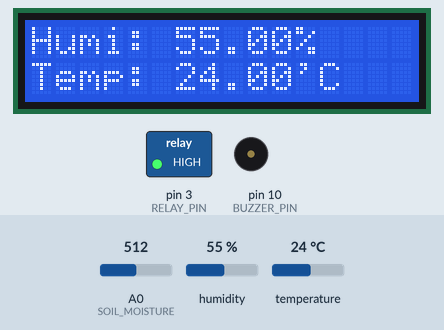
Simulated run of this sketch. Board: Arduino Uno, built with avr-gcc and run on an emulated ATmega328P. Shown: 16×2 character LCD, switched loads named in the sketch (green lamp = pin HIGH), buzzer (waves = sounding). The test bench sets the inputs (shaded band); at power-on: A0 (SOIL_MOISTURE) = 512, humidity 55 %, temperature 24 °C. Pins used as bus, display or sensor lines are not drawn; what the sketch prints to the serial monitor is not drawn.

Above: at 1.2 s.
1.3 s: A0 (SOIL_MOISTURE) set to 893
At 7.7 s:
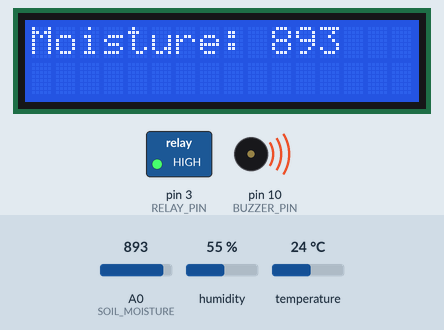
10.7 s: A0 (SOIL_MOISTURE) set to 914
At 20.5 s:
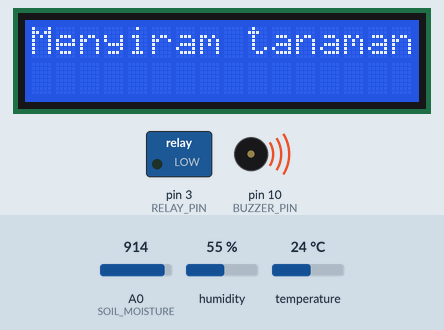
21.0 s: A0 (SOIL_MOISTURE) set to 490
At 27.5 s:
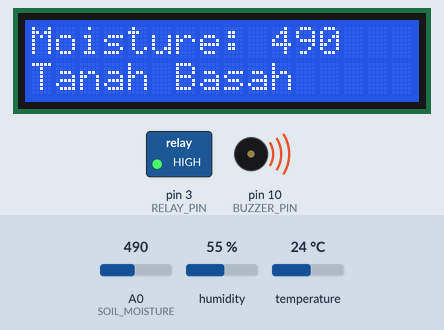
32.0 s: humidity set to 22 %
At 33.6 s:
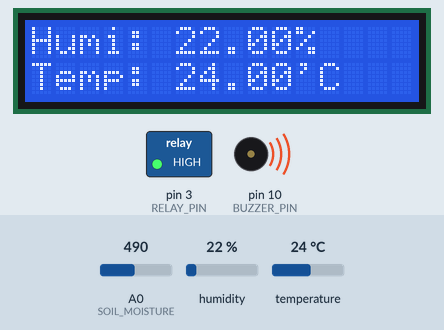
38.1 s: temperature set to 12 °C
At 42.1 s:
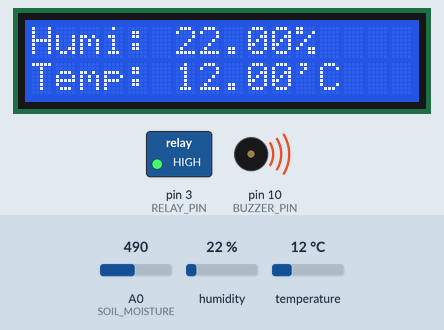
44.9 s: humidity set to 40 %
At 46.9 s:
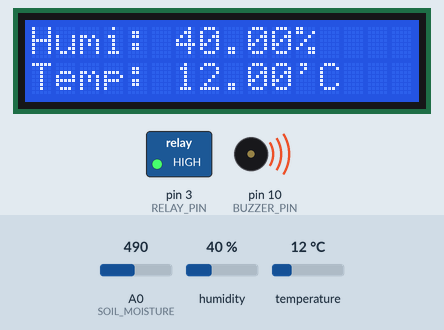
Timing chart, 0 to 48.4 s (numbered marks = the images above; inputs shaded):
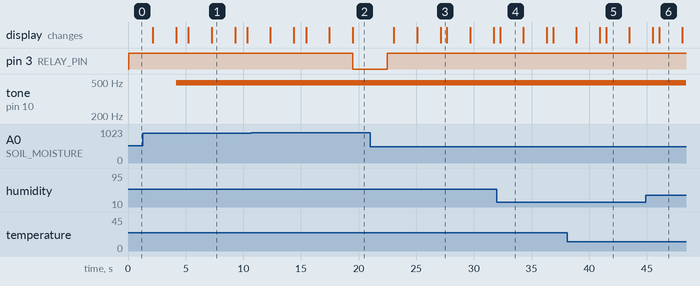

Measured:
- the behaviour switches between 899 and 900 on A0 (SOIL_MOISTURE) (found by bisection; images 1 and 2)
- after the input at 10.7 s, pin 3 (RELAY_PIN): HIGH → LOW after 8.8 s
- after the input at 21.0 s, pin 3 (RELAY_PIN): goes on until 22.5 s, then stays HIGH
- what the display in image 1 shows lasts 2.1 s, from 7.2 s to 9.3 s
- what the display in image 3 shows lasts 0.6 s, from 27.1 s to 27.7 s

The sketch:

Fix.ino
```cpp
#include <SoftwareSerial.h>
#include <DHT.h>
#include <LiquidCrystal_I2C.h>

#define DHTPIN 11         // Pin data sensor DHT11
#define DHTTYPE DHT11    // Jenis sensor DHT Anda (DHT11, DHT21, atau DHT22)

#define SOIL_MOISTURE A0          // Pin sensor kelembaban tanah
#define RELAY_PIN 3                // Pin relay
#define BUZZER_PIN 10               // Pin buzzer

SoftwareSerial BT(8, 9);    // RX, TX (pin yang berbeda dengan Serial)
const int col = 16;
const int row = 2;
LiquidCrystal_I2C lcd(0x27, col, row);

DHT dht(DHTPIN, DHTTYPE);


int soilMoisture;
float temperature;
float humidity;

void monitor();

void setup() {
  Serial.begin(9600);
  BT.begin(9600);
  pinMode(RELAY_PIN, OUTPUT);
  pinMode(BUZZER_PIN, OUTPUT);
  lcd.init();
  lcd.backlight();
  lcd.clear();
  dht.begin();
}

void loop() {
  digitalWrite(RELAY_PIN, HIGH);
  soilMoisture = analogRead(SOIL_MOISTURE);
  temperature = dht.readTemperature();
  humidity = dht.readHumidity();
  monitor();
  // if (Serial.available() > 0) {
  //   char command = Serial.read();

  //   if (command == '1') {
  //     digitalWrite(RELAY_PIN, HIGH);
  //     lcd.println("Pompa air telah dihidupkan");
  //   } else if (command == '0') {
  //     digitalWrite(RELAY_PIN, HIGH);
  //     lcd.println("Pompa air telah dimatikan");
  //   } else {
  //     lcd.println("Perintah tidak valid");
  //   }
  // }

  // Periksa apakah sensor DHT berhasil membaca suhu
  if (isnan(humidity) || isnan(temperature)) {
    Serial.println("Gagal membaca data dari sensor DHT!");
    return;
  }

  // Mengirimkan data ke Android dengan menggunakan Bluetooth
  BT.print(temperature);
  BT.print(" °C");
  BT.print(",");
  BT.print(humidity);
  BT.print(" %");
  BT.print(",");
  BT.print(soilMoisture);
  BT.print(";");


  // Periksa apakah kelembaban tanah dan suhu memenuhi ambang batas
  if (soilMoisture < 500 ) {
    digitalWrite(RELAY_PIN, HIGH);
    lcd.setCursor(0, 1);
    lcd.print("Tanah Basah");
    Serial.println("Tanah masih dalam keadaan Basah");
    digitalWrite(BUZZER_PIN, 0);
    }
  else if(soilMoisture < 900 ){
    lcd.setCursor(0, 1);
    lcd.print("Kelembapan Cukup");
    Serial.println("Kelembapan Tanah Masih Cukup");
    digitalWrite(RELAY_PIN, HIGH);
    analogWrite(BUZZER_PIN, 127);
    delay(500);
    analogWrite(BUZZER_PIN, 0);
  }
  else {
    lcd.clear();
    lcd.println("Menyiram tanaman...");
    analogWrite(BUZZER_PIN, 255);
    digitalWrite(RELAY_PIN, LOW); // Nyalakan pompa air
    delay(3000); // Biarkan pompa air menyiram selama 5 detik (sesuaikan sesuai kebutuhan Anda)
    digitalWrite(RELAY_PIN, HIGH); // Matikan pompa air setelah selesai menyiram
    analogWrite(BUZZER_PIN, 0); // Matikan buzzer
  }
  delay(500);
}

void monitor(){
  lcd.clear();
  lcd.setCursor(0, 0);
  lcd.print("Humi: ");
  lcd.print(humidity);
  lcd.print("% ");
  lcd.setCursor(0, 1);
  lcd.print("Temp: ");
  lcd.print(temperature);
  lcd.print("'C");
  delay(2000);
  lcd.clear();
  lcd.setCursor(0, 0);
  lcd.print("Moisture: ");
  lcd.print(soilMoisture);
  delay(2000);
}
```
